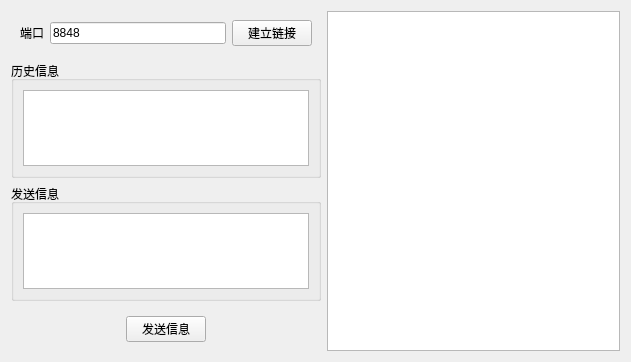
<?xml version="1.0" encoding="UTF-8"?>
<ui version="4.0">
 <class>Widget</class>
 <widget class="QWidget" name="Widget">
  <property name="geometry">
   <rect>
    <x>0</x>
    <y>0</y>
    <width>631</width>
    <height>362</height>
   </rect>
  </property>
  <property name="windowTitle">
   <string>Widget</string>
  </property>
  <layout class="QGridLayout" name="gridLayout">
   <item row="0" column="0">
    <widget class="QWidget" name="widget" native="true">
     <layout class="QHBoxLayout" name="horizontalLayout">
      <item>
       <widget class="QLabel" name="label">
        <property name="text">
         <string>端口</string>
        </property>
       </widget>
      </item>
      <item>
       <widget class="QLineEdit" name="port">
        <property name="text">
         <string>8848</string>
        </property>
       </widget>
      </item>
      <item>
       <widget class="QPushButton" name="setListen">
        <property name="text">
         <string>建立链接</string>
        </property>
       </widget>
      </item>
     </layout>
    </widget>
   </item>
   <item row="0" column="1" rowspan="4">
    <widget class="QListWidget" name="connection_listWidget"/>
   </item>
   <item row="1" column="0">
    <widget class="QGroupBox" name="groupBox">
     <property name="title">
      <string>历史信息</string>
     </property>
     <layout class="QHBoxLayout" name="horizontalLayout_2">
      <item>
       <widget class="QPlainTextEdit" name="history"/>
      </item>
     </layout>
    </widget>
   </item>
   <item row="2" column="0">
    <widget class="QGroupBox" name="groupBox_2">
     <property name="title">
      <string>发送信息</string>
     </property>
     <layout class="QHBoxLayout" name="horizontalLayout_3">
      <item>
       <widget class="QPlainTextEdit" name="message"/>
      </item>
     </layout>
    </widget>
   </item>
   <item row="3" column="0">
    <widget class="QWidget" name="widget_2" native="true">
     <layout class="QHBoxLayout" name="horizontalLayout_4">
      <item>
       <spacer name="horizontalSpacer">
        <property name="orientation">
         <enum>Qt::Orientation::Horizontal</enum>
        </property>
        <property name="sizeHint" stdset="0">
         <size>
          <width>106</width>
          <height>20</height>
         </size>
        </property>
       </spacer>
      </item>
      <item>
       <widget class="QPushButton" name="sendmessage">
        <property name="text">
         <string>发送信息</string>
        </property>
       </widget>
      </item>
      <item>
       <spacer name="horizontalSpacer_2">
        <property name="orientation">
         <enum>Qt::Orientation::Horizontal</enum>
        </property>
        <property name="sizeHint" stdset="0">
         <size>
          <width>106</width>
          <height>20</height>
         </size>
        </property>
       </spacer>
      </item>
     </layout>
    </widget>
   </item>
  </layout>
 </widget>
 <resources/>
 <connections/>
</ui>
